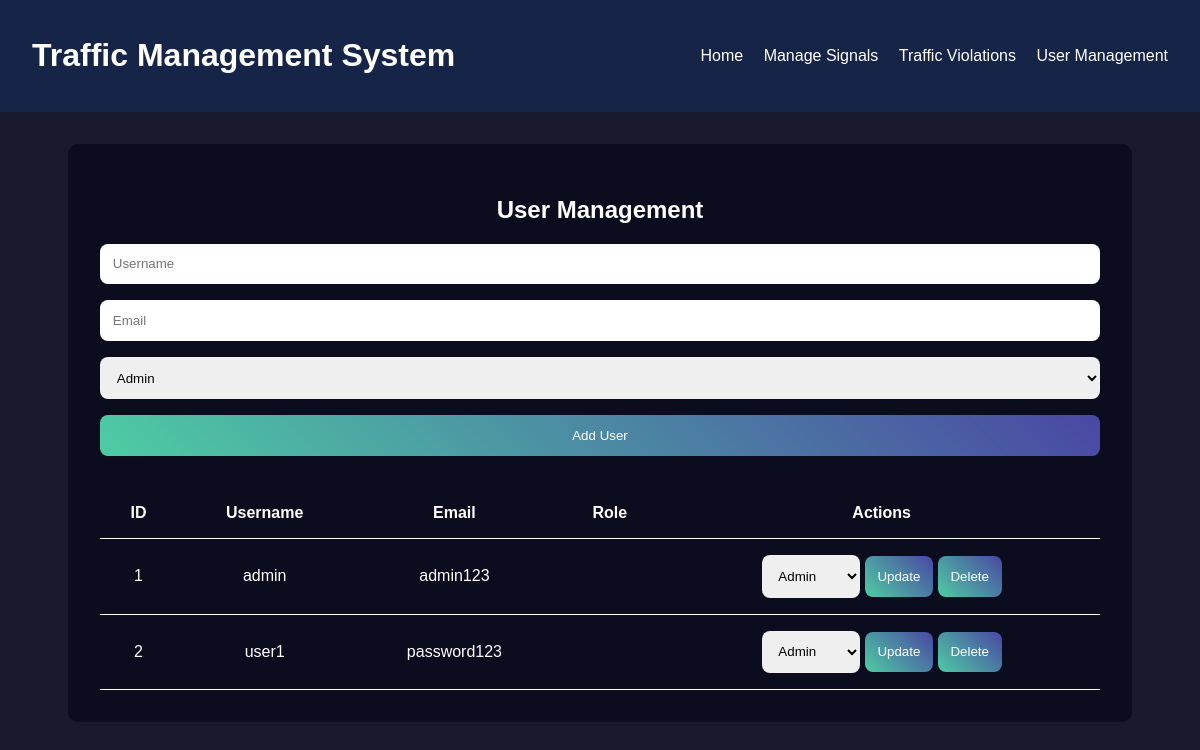
The app's page /user_management with its own data.
### tables this page shows
CREATE TABLE users (
        id INTEGER PRIMARY KEY AUTOINCREMENT,
        username TEXT UNIQUE NOT NULL,
        password TEXT NOT NULL
    );

### app.py (the view, shortened to what this page needs)
@app.route('/user_management', methods=['GET', 'POST'])
def user_management():
    conn = sqlite3.connect('traffic.db')
    cursor = conn.cursor()
    cursor.execute('SELECT * FROM users')
    users = cursor.fetchall()
    conn.close()
    return render_template('user_management.html', users=users)

### templates/user_management.html (shortened to what this page needs)
<!DOCTYPE html>
<html lang="en">
<head>
</head>
<body>
    <div class="header">
        <h1>Traffic Management System</h1>
        <nav>
            <a href="/">Home</a>
            <a href="/manage_signals">Manage Signals</a>
            <a href="/traffic_violations">Traffic Violations</a>
            <a href="/user_management">User Management</a>
        </nav>
    </div>
    <div class="container">
        <h2>User Management</h2>
        <form method="POST" action="/user_management">
            <input type="text" name="username" placeholder="Username" required>
            <input type="text" name="email" placeholder="Email" required>
            <select name="role" required>
                <option value="Admin">Admin</option>
            </select>
            <button type="submit">Add User</button>
        </form>
        <table>
            <thead>
                <tr>
                    <th>ID</th>
                    <th>Username</th>
                    <th>Email</th>
                    <th>Role</th>
                    <th>Actions</th>
                </tr>
            </thead>
            <tbody>
                {% for user in users %}
                <tr>
                    <td>{{ user[0] }}</td>
                    <td>{{ user[1] }}</td>
                    <td>{{ user[2] }}</td>
                    <td>{{ user[3] }}</td>
                    <td>
                        <form method="POST" action="/user_management" style="display: inline;">
                            <select name="role" required>
                                <option value="Admin" {% if user[3] == 'Admin' %}selected{% endif %}>Admin</option>
                            </select>
                            <button type="submit">Update</button>
                        </form>
                        <form method="POST" action="/user_management" style="display: inline;">
                            <button type="submit">Delete</button>
                        </form>
                    </td>
                </tr>
                {% endfor %}
            </tbody>
        </table>
    </div>
</body>
</html>

### templates/user_management.html (style rules this page uses)
body { font-family: Arial, sans-serif; background: #1a1a2e; color: white; margin: 0; padding: 0; box-sizing: border-box; }
.header { display: flex; justify-content: space-between; align-items: center; padding: 1rem 2rem; background: #162447; }
.header a { color: white; text-decoration: none; margin-left: 1rem; }
.container { max-width: 1000px; margin: 2rem auto; padding: 2rem; background: rgba(10, 10, 30, 0.9); border-radius: 10px; }
h2 { text-align: center; }
form { display: flex; flex-direction: column; gap: 1rem; }
input, select, button { padding: 0.8rem; border-radius: 8px; border: none; }
button { background: linear-gradient(45deg, #4ecca3, #4a47a3); color: white; cursor: pointer; }
table { width: 100%; border-collapse: collapse; margin-top: 2rem; }
th, td { padding: 1rem; text-align: center; border-bottom: 1px solid white; }

### records on screen
users: id "1", username "admin", password "admin123"
users: id "2", username "user1", password "password123"
